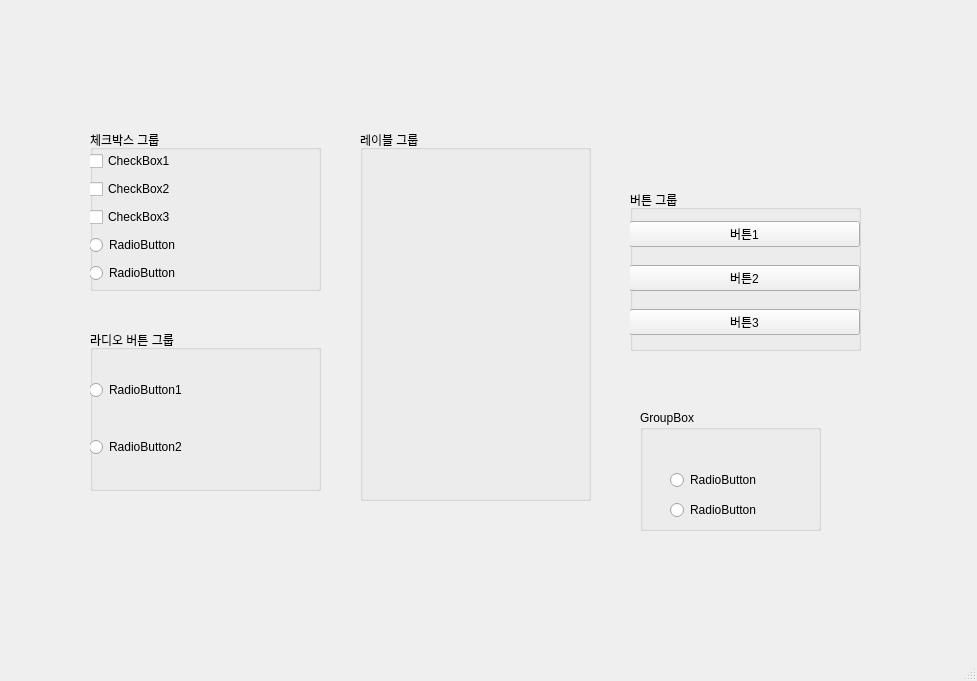
<?xml version="1.0" encoding="UTF-8"?>
<ui version="4.0">
 <class>MainWindow</class>
 <widget class="QMainWindow" name="MainWindow">
  <property name="geometry">
   <rect>
    <x>0</x>
    <y>0</y>
    <width>977</width>
    <height>681</height>
   </rect>
  </property>
  <property name="windowTitle">
   <string>MainWindow</string>
  </property>
  <widget class="QWidget" name="centralwidget">
   <widget class="QGroupBox" name="groupBox1">
    <property name="geometry">
     <rect>
      <x>90</x>
      <y>130</y>
      <width>231</width>
      <height>161</height>
     </rect>
    </property>
    <property name="title">
     <string>체크박스 그룹</string>
    </property>
    <widget class="QWidget" name="verticalLayoutWidget">
     <property name="geometry">
      <rect>
       <x>-1</x>
       <y>19</y>
       <width>231</width>
       <height>141</height>
      </rect>
     </property>
     <layout class="QVBoxLayout" name="verticalLayout">
      <item>
       <widget class="QCheckBox" name="check1">
        <property name="text">
         <string>CheckBox1</string>
        </property>
       </widget>
      </item>
      <item>
       <widget class="QCheckBox" name="check2">
        <property name="text">
         <string>CheckBox2</string>
        </property>
       </widget>
      </item>
      <item>
       <widget class="QCheckBox" name="check3">
        <property name="text">
         <string>CheckBox3</string>
        </property>
       </widget>
      </item>
      <item>
       <widget class="QRadioButton" name="radioButton_3">
        <property name="text">
         <string>RadioButton</string>
        </property>
       </widget>
      </item>
      <item>
       <widget class="QRadioButton" name="radioButton_4">
        <property name="text">
         <string>RadioButton</string>
        </property>
       </widget>
      </item>
     </layout>
    </widget>
   </widget>
   <widget class="QGroupBox" name="groupBox2">
    <property name="geometry">
     <rect>
      <x>90</x>
      <y>330</y>
      <width>231</width>
      <height>161</height>
     </rect>
    </property>
    <property name="title">
     <string>라디오 버튼 그룹</string>
    </property>
    <widget class="QWidget" name="verticalLayoutWidget_2">
     <property name="geometry">
      <rect>
       <x>-1</x>
       <y>19</y>
       <width>231</width>
       <height>141</height>
      </rect>
     </property>
     <layout class="QVBoxLayout" name="verticalLayout_2">
      <item>
       <widget class="QRadioButton" name="radio1">
        <property name="text">
         <string>RadioButton1</string>
        </property>
       </widget>
      </item>
      <item>
       <widget class="QRadioButton" name="radio2">
        <property name="text">
         <string>RadioButton2</string>
        </property>
       </widget>
      </item>
     </layout>
    </widget>
   </widget>
   <widget class="QGroupBox" name="groupBox3">
    <property name="geometry">
     <rect>
      <x>630</x>
      <y>190</y>
      <width>231</width>
      <height>161</height>
     </rect>
    </property>
    <property name="title">
     <string>버튼 그룹</string>
    </property>
    <widget class="QWidget" name="verticalLayoutWidget_3">
     <property name="geometry">
      <rect>
       <x>-1</x>
       <y>19</y>
       <width>231</width>
       <height>141</height>
      </rect>
     </property>
     <layout class="QVBoxLayout" name="verticalLayout_3">
      <item>
       <widget class="QPushButton" name="button1">
        <property name="text">
         <string>버튼1</string>
        </property>
       </widget>
      </item>
      <item>
       <widget class="QPushButton" name="button2">
        <property name="text">
         <string>버튼2</string>
        </property>
       </widget>
      </item>
      <item>
       <widget class="QPushButton" name="button3">
        <property name="text">
         <string>버튼3</string>
        </property>
       </widget>
      </item>
     </layout>
    </widget>
   </widget>
   <widget class="QGroupBox" name="groupBox4">
    <property name="geometry">
     <rect>
      <x>360</x>
      <y>130</y>
      <width>231</width>
      <height>371</height>
     </rect>
    </property>
    <property name="title">
     <string>레이블 그룹</string>
    </property>
    <widget class="QWidget" name="verticalLayoutWidget_4">
     <property name="geometry">
      <rect>
       <x>-1</x>
       <y>19</y>
       <width>231</width>
       <height>351</height>
      </rect>
     </property>
     <layout class="QVBoxLayout" name="verticalLayout_4">
      <item>
       <widget class="QLabel" name="label1">
        <property name="text">
         <string/>
        </property>
       </widget>
      </item>
      <item>
       <widget class="QLabel" name="label2">
        <property name="text">
         <string/>
        </property>
       </widget>
      </item>
     </layout>
    </widget>
   </widget>
   <widget class="QGroupBox" name="groupBox">
    <property name="geometry">
     <rect>
      <x>640</x>
      <y>410</y>
      <width>181</width>
      <height>121</height>
     </rect>
    </property>
    <property name="title">
     <string>GroupBox</string>
    </property>
    <widget class="QRadioButton" name="radioButton">
     <property name="geometry">
      <rect>
       <x>30</x>
       <y>60</y>
       <width>99</width>
       <height>20</height>
      </rect>
     </property>
     <property name="text">
      <string>RadioButton</string>
     </property>
    </widget>
    <widget class="QRadioButton" name="radioButton_2">
     <property name="geometry">
      <rect>
       <x>30</x>
       <y>90</y>
       <width>99</width>
       <height>20</height>
      </rect>
     </property>
     <property name="text">
      <string>RadioButton</string>
     </property>
    </widget>
   </widget>
  </widget>
  <widget class="QMenuBar" name="menubar">
   <property name="geometry">
    <rect>
     <x>0</x>
     <y>0</y>
     <width>977</width>
     <height>24</height>
    </rect>
   </property>
  </widget>
  <widget class="QStatusBar" name="statusbar"/>
 </widget>
 <resources/>
 <connections/>
</ui>
